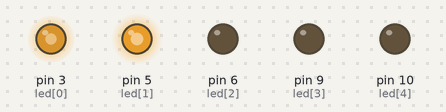
The sketch below on a simulated Arduino Uno, built with avr-gcc and run on an emulated ATmega328P. Shown: output pins drawn as LEDs (lit = HIGH). Random numbers use the default seed unless the sketch sets one.

Above: at 0.3 s.
At 2.3 s:
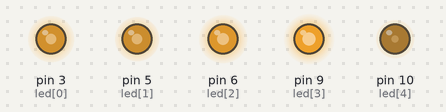
At 9.69 s:
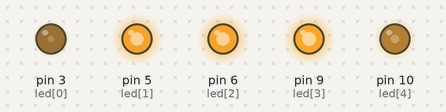
At 19.7 s:
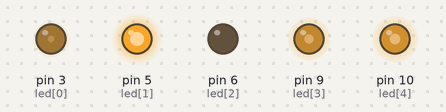
At 30.31 s:
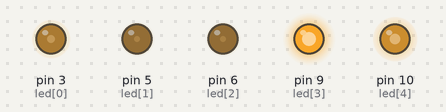
At 38.8 s:
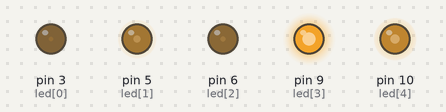
Timing chart, 0 to 39.2 s (numbered marks = the images above):
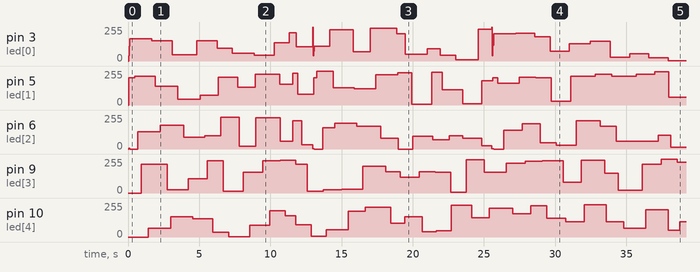

The sketch:

PWM.ino
```cpp
int led[5] = {3,5,6,9,10};
int i, j;
int repeat = 10;
void setup() {
  // put your setup code here, to run once:
  for(i=0; i<5; i++)
  pinMode(led[i], OUTPUT);
}

void loop() {
  // put your main code here, to run repeatedly:
  for(j=0; j<repeat; j++){
    for(i=0; i<256; i++){
      analogWrite(led[0],i);
    }
    for(i=50; i>-1; i--){
      analogWrite(led[0],i);
      analogWrite(led[1],255-i);
    }
    for(i=0; i<52; i++){
      analogWrite(led[1],255-i);
      analogWrite(led[2],i);
    }
    for(i=50; i>-1; i--){
      analogWrite(led[2],i);
    }

    for(i=0; i<52; i++){
      analogWrite(led[2],i);
    }
    for(i=50; i>-1; i--){
      analogWrite(led[2],i);
      analogWrite(led[1],255-i);
    }
    for(i=0; i<52; i++){
      analogWrite(led[1],255-i);
      analogWrite(led[0],i);
    }
    for(i=50; i>-1; i--){
      analogWrite(led[0],i);
    }

  }

  for(i=0; i<repeat; i++){
    analogWrite(led[0],random(0,256));
    delay(random(0,501));
    analogWrite(led[1],random(0,256));
    delay(random(0,501));
    analogWrite(led[2],random(0,256));
    delay(random(0,501));
    analogWrite(led[3],random(0,256));
    delay(random(0,501));
    analogWrite(led[4],random(0,256));
    delay(random(0,501));

  }
}
```

Measured:
- by itself, pin 10 (led[4]): 0/255 → 67/255 at 1.4 s, → 152/255 1.6 s later, → 136/255 1.6 s later, → 35/255 1.4 s later, … (30 changes in this stretch)
- by itself, pin 9 (led[3]): 0/255 → 216/255 at 0.92 s, → 23/255 1.8 s later, → 107/255 1.5 s later, → 243/255 1.3 s later, … (30 changes in this stretch)
